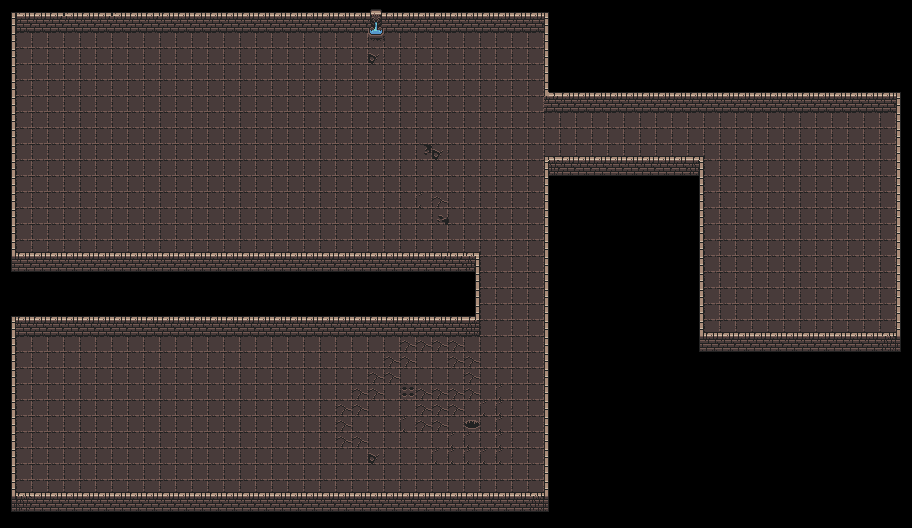

Below is a game level as drawn by its tile map, then a one-line description and the .tmx that defines it (tile-layer data replaced by summaries):
An orthogonal 57x33 tile map with 16x16 px tiles, 2 tile layers (ground, walls) and 9 objects (lizard).

<map version="1.4" tiledversion="1.4.3" orientation="orthogonal" renderorder="right-down" width="57" height="33" tilewidth="16" tileheight="16" infinite="0" nextlayerid="5" nextobjectid="12">
 <editorsettings>
  <export target="../public/tiles/dungeon-01.json" format="json" />
 </editorsettings>
 <tileset firstgid="1" name="dungeon" tilewidth="16" tileheight="16" tilecount="1024" columns="32">
  <image source="../public/tiles/0x72_DungeonTilesetII_v1.3.png" width="512" height="512" />
  <tile id="0">
   <properties>
    <property name="collides" type="bool" value="false" />
   </properties>
  </tile>
  <tile id="1">
   <properties>
    <property name="collides" type="bool" value="false" />
   </properties>
  </tile>
  <tile id="2">
   <properties>
    <property name="collides" type="bool" value="false" />
   </properties>
  </tile>
  <tile id="3">
   <properties>
    <property name="collides" type="bool" value="false" />
   </properties>
  </tile>
  <tile id="4">
   <properties>
    <property name="collides" type="bool" value="false" />
   </properties>
  </tile>
  <tile id="5">
   <properties>
    <property name="collides" type="bool" value="false" />
   </properties>
  </tile>
  <tile id="6">
   <properties>
    <property name="collides" type="bool" value="false" />
   </properties>
  </tile>
  <tile id="7">
   <properties>
    <property name="collides" type="bool" value="false" />
   </properties>
  </tile>
  <tile id="32">
   <properties>
    <property name="collides" type="bool" value="false" />
   </properties>
  </tile>
  <tile id="33">
   <properties>
    <property name="collides" type="bool" value="true" />
   </properties>
  </tile>
  <tile id="34">
   <properties>
    <property name="collides" type="bool" value="true" />
   </properties>
  </tile>
  <tile id="35">
   <properties>
    <property name="collides" type="bool" value="true" />
   </properties>
  </tile>
  <tile id="36">
   <properties>
    <property name="collides" type="bool" value="true" />
   </properties>
  </tile>
  <tile id="37">
   <properties>
    <property name="collides" type="bool" value="true" />
   </properties>
  </tile>
  <tile id="38">
   <properties>
    <property name="collides" type="bool" value="true" />
   </properties>
  </tile>
  <tile id="39">
   <properties>
    <property name="collides" type="bool" value="false" />
   </properties>
  </tile>
  <tile id="64">
   <properties>
    <property name="collides" type="bool" value="false" />
   </properties>
  </tile>
  <tile id="65">
   <properties>
    <property name="collides" type="bool" value="true" />
   </properties>
  </tile>
  <tile id="66">
   <properties>
    <property name="collides" type="bool" value="true" />
   </properties>
  </tile>
  <tile id="67">
   <properties>
    <property name="collides" type="bool" value="true" />
   </properties>
  </tile>
  <tile id="68">
   <properties>
    <property name="collides" type="bool" value="false" />
   </properties>
  </tile>
  <tile id="69">
   <properties>
    <property name="collides" type="bool" value="false" />
   </properties>
  </tile>
  <tile id="70">
   <properties>
    <property name="collides" type="bool" value="false" />
   </properties>
  </tile>
  <tile id="71">
   <properties>
    <property name="collides" type="bool" value="false" />
   </properties>
  </tile>
  <tile id="96">
   <properties>
    <property name="collides" type="bool" value="false" />
   </properties>
  </tile>
  <tile id="97">
   <properties>
    <property name="collides" type="bool" value="true" />
   </properties>
  </tile>
  <tile id="98">
   <properties>
    <property name="collides" type="bool" value="true" />
   </properties>
  </tile>
  <tile id="99">
   <properties>
    <property name="collides" type="bool" value="true" />
   </properties>
  </tile>
  <tile id="100">
   <properties>
    <property name="collides" type="bool" value="true" />
   </properties>
  </tile>
  <tile id="101">
   <properties>
    <property name="collides" type="bool" value="true" />
   </properties>
  </tile>
  <tile id="102">
   <properties>
    <property name="collides" type="bool" value="true" />
   </properties>
  </tile>
  <tile id="103">
   <properties>
    <property name="collides" type="bool" value="false" />
   </properties>
  </tile>
  <tile id="128">
   <properties>
    <property name="collides" type="bool" value="false" />
   </properties>
  </tile>
  <tile id="129">
   <properties>
    <property name="collides" type="bool" value="false" />
   </properties>
  </tile>
  <tile id="130">
   <properties>
    <property name="collides" type="bool" value="false" />
   </properties>
  </tile>
  <tile id="131">
   <properties>
    <property name="collides" type="bool" value="false" />
   </properties>
  </tile>
  <tile id="132">
   <properties>
    <property name="collides" type="bool" value="false" />
   </properties>
  </tile>
  <tile id="133">
   <properties>
    <property name="collides" type="bool" value="false" />
   </properties>
  </tile>
  <tile id="134">
   <properties>
    <property name="collides" type="bool" value="false" />
   </properties>
  </tile>
  <tile id="135">
   <properties>
    <property name="collides" type="bool" value="false" />
   </properties>
  </tile>
  <tile id="160">
   <properties>
    <property name="collides" type="bool" value="false" />
   </properties>
  </tile>
  <tile id="161">
   <properties>
    <property name="collides" type="bool" value="false" />
   </properties>
  </tile>
  <tile id="162">
   <properties>
    <property name="collides" type="bool" value="false" />
   </properties>
  </tile>
  <tile id="163">
   <properties>
    <property name="collides" type="bool" value="false" />
   </properties>
  </tile>
  <tile id="164">
   <properties>
    <property name="collides" type="bool" value="false" />
   </properties>
  </tile>
  <tile id="165">
   <properties>
    <property name="collides" type="bool" value="false" />
   </properties>
  </tile>
  <tile id="166">
   <properties>
    <property name="collides" type="bool" value="false" />
   </properties>
  </tile>
  <tile id="167">
   <properties>
    <property name="collides" type="bool" value="false" />
   </properties>
  </tile>
  <tile id="192">
   <properties>
    <property name="collides" type="bool" value="false" />
   </properties>
  </tile>
  <tile id="193">
   <properties>
    <property name="collides" type="bool" value="false" />
   </properties>
  </tile>
  <tile id="194">
   <properties>
    <property name="collides" type="bool" value="false" />
   </properties>
  </tile>
  <tile id="195">
   <properties>
    <property name="collides" type="bool" value="false" />
   </properties>
  </tile>
  <tile id="196">
   <properties>
    <property name="collides" type="bool" value="false" />
   </properties>
  </tile>
  <tile id="197">
   <properties>
    <property name="collides" type="bool" value="false" />
   </properties>
  </tile>
  <tile id="198">
   <properties>
    <property name="collides" type="bool" value="false" />
   </properties>
  </tile>
  <tile id="199">
   <properties>
    <property name="collides" type="bool" value="false" />
   </properties>
  </tile>
  <tile id="224">
   <properties>
    <property name="collides" type="bool" value="false" />
   </properties>
  </tile>
  <tile id="225">
   <properties>
    <property name="collides" type="bool" value="false" />
   </properties>
  </tile>
  <tile id="226">
   <properties>
    <property name="collides" type="bool" value="false" />
   </properties>
  </tile>
  <tile id="227">
   <properties>
    <property name="collides" type="bool" value="false" />
   </properties>
  </tile>
  <tile id="228">
   <properties>
    <property name="collides" type="bool" value="true" />
   </properties>
  </tile>
  <tile id="229">
   <properties>
    <property name="collides" type="bool" value="false" />
   </properties>
  </tile>
  <tile id="230">
   <properties>
    <property name="collides" type="bool" value="false" />
   </properties>
  </tile>
  <tile id="231">
   <properties>
    <property name="collides" type="bool" value="false" />
   </properties>
  </tile>
  <tile id="256">
   <properties>
    <property name="collides" type="bool" value="true" />
   </properties>
  </tile>
  <tile id="257">
   <properties>
    <property name="collides" type="bool" value="true" />
   </properties>
  </tile>
  <tile id="258">
   <properties>
    <property name="collides" type="bool" value="true" />
   </properties>
  </tile>
  <tile id="259">
   <properties>
    <property name="collides" type="bool" value="true" />
   </properties>
  </tile>
  <tile id="260">
   <properties>
    <property name="collides" type="bool" value="true" />
   </properties>
  </tile>
  <tile id="261">
   <properties>
    <property name="collides" type="bool" value="true" />
   </properties>
  </tile>
  <tile id="262">
   <properties>
    <property name="collides" type="bool" value="false" />
   </properties>
  </tile>
  <tile id="263">
   <properties>
    <property name="collides" type="bool" value="false" />
   </properties>
  </tile>
  <tile id="288">
   <properties>
    <property name="collides" type="bool" value="true" />
   </properties>
  </tile>
  <tile id="289">
   <properties>
    <property name="collides" type="bool" value="true" />
   </properties>
  </tile>
  <tile id="290">
   <properties>
    <property name="collides" type="bool" value="true" />
   </properties>
  </tile>
  <tile id="291">
   <properties>
    <property name="collides" type="bool" value="true" />
   </properties>
  </tile>
  <tile id="292">
   <properties>
    <property name="collides" type="bool" value="true" />
   </properties>
  </tile>
  <tile id="293">
   <properties>
    <property name="collides" type="bool" value="true" />
   </properties>
  </tile>
  <tile id="294">
   <properties>
    <property name="collides" type="bool" value="false" />
   </properties>
  </tile>
  <tile id="295">
   <properties>
    <property name="collides" type="bool" value="false" />
   </properties>
  </tile>
  <tile id="320">
   <properties>
    <property name="collides" type="bool" value="false" />
   </properties>
  </tile>
  <tile id="321">
   <properties>
    <property name="collides" type="bool" value="true" />
   </properties>
  </tile>
  <tile id="322">
   <properties>
    <property name="collides" type="bool" value="true" />
   </properties>
  </tile>
  <tile id="323">
   <properties>
    <property name="collides" type="bool" value="true" />
   </properties>
  </tile>
  <tile id="324">
   <properties>
    <property name="collides" type="bool" value="true" />
   </properties>
  </tile>
  <tile id="325">
   <properties>
    <property name="collides" type="bool" value="true" />
   </properties>
  </tile>
  <tile id="326">
   <properties>
    <property name="collides" type="bool" value="false" />
   </properties>
  </tile>
  <tile id="327">
   <properties>
    <property name="collides" type="bool" value="false" />
   </properties>
  </tile>
  <tile id="352">
   <properties>
    <property name="collides" type="bool" value="false" />
   </properties>
  </tile>
  <tile id="353">
   <properties>
    <property name="collides" type="bool" value="false" />
   </properties>
  </tile>
  <tile id="354">
   <properties>
    <property name="collides" type="bool" value="false" />
   </properties>
  </tile>
  <tile id="355">
   <properties>
    <property name="collides" type="bool" value="false" />
   </properties>
  </tile>
  <tile id="356">
   <properties>
    <property name="collides" type="bool" value="false" />
   </properties>
  </tile>
  <tile id="357">
   <properties>
    <property name="collides" type="bool" value="false" />
   </properties>
  </tile>
  <tile id="358">
   <properties>
    <property name="collides" type="bool" value="false" />
   </properties>
  </tile>
  <tile id="359">
   <properties>
    <property name="collides" type="bool" value="false" />
   </properties>
  </tile>
  <tile id="384">
   <properties>
    <property name="collides" type="bool" value="false" />
   </properties>
  </tile>
  <tile id="385">
   <properties>
    <property name="collides" type="bool" value="false" />
   </properties>
  </tile>
  <tile id="386">
   <properties>
    <property name="collides" type="bool" value="false" />
   </properties>
  </tile>
  <tile id="387">
   <properties>
    <property name="collides" type="bool" value="false" />
   </properties>
  </tile>
  <tile id="388">
   <properties>
    <property name="collides" type="bool" value="false" />
   </properties>
  </tile>
  <tile id="389">
   <properties>
    <property name="collides" type="bool" value="false" />
   </properties>
  </tile>
  <tile id="390">
   <properties>
    <property name="collides" type="bool" value="false" />
   </properties>
  </tile>
  <tile id="391">
   <properties>
    <property name="collides" type="bool" value="false" />
   </properties>
  </tile>
  <tile id="416">
   <properties>
    <property name="collides" type="bool" value="false" />
   </properties>
  </tile>
  <tile id="417">
   <properties>
    <property name="collides" type="bool" value="false" />
   </properties>
  </tile>
  <tile id="418">
   <properties>
    <property name="collides" type="bool" value="false" />
   </properties>
  </tile>
  <tile id="419">
   <properties>
    <property name="collides" type="bool" value="false" />
   </properties>
  </tile>
  <tile id="420">
   <properties>
    <property name="collides" type="bool" value="false" />
   </properties>
  </tile>
  <tile id="421">
   <properties>
    <property name="collides" type="bool" value="false" />
   </properties>
  </tile>
  <tile id="422">
   <properties>
    <property name="collides" type="bool" value="false" />
   </properties>
  </tile>
  <tile id="423">
   <properties>
    <property name="collides" type="bool" value="false" />
   </properties>
  </tile>
  <tile id="448">
   <properties>
    <property name="collides" type="bool" value="false" />
   </properties>
  </tile>
  <tile id="449">
   <properties>
    <property name="collides" type="bool" value="false" />
   </properties>
  </tile>
  <tile id="450">
   <properties>
    <property name="collides" type="bool" value="false" />
   </properties>
  </tile>
  <tile id="451">
   <properties>
    <property name="collides" type="bool" value="false" />
   </properties>
  </tile>
  <tile id="452">
   <properties>
    <property name="collides" type="bool" value="false" />
   </properties>
  </tile>
  <tile id="453">
   <properties>
    <property name="collides" type="bool" value="false" />
   </properties>
  </tile>
  <tile id="454">
   <properties>
    <property name="collides" type="bool" value="false" />
   </properties>
  </tile>
  <tile id="455">
   <properties>
    <property name="collides" type="bool" value="false" />
   </properties>
  </tile>
  <tile id="480">
   <properties>
    <property name="collides" type="bool" value="false" />
   </properties>
  </tile>
  <tile id="481">
   <properties>
    <property name="collides" type="bool" value="false" />
   </properties>
  </tile>
  <tile id="482">
   <properties>
    <property name="collides" type="bool" value="false" />
   </properties>
  </tile>
  <tile id="483">
   <properties>
    <property name="collides" type="bool" value="false" />
   </properties>
  </tile>
  <tile id="484">
   <properties>
    <property name="collides" type="bool" value="false" />
   </properties>
  </tile>
  <tile id="485">
   <properties>
    <property name="collides" type="bool" value="false" />
   </properties>
  </tile>
  <tile id="486">
   <properties>
    <property name="collides" type="bool" value="false" />
   </properties>
  </tile>
  <tile id="487">
   <properties>
    <property name="collides" type="bool" value="false" />
   </properties>
  </tile>
  <tile id="512">
   <properties>
    <property name="collides" type="bool" value="false" />
   </properties>
  </tile>
  <tile id="513">
   <properties>
    <property name="collides" type="bool" value="false" />
   </properties>
  </tile>
  <tile id="514">
   <properties>
    <property name="collides" type="bool" value="false" />
   </properties>
  </tile>
  <tile id="515">
   <properties>
    <property name="collides" type="bool" value="false" />
   </properties>
  </tile>
  <tile id="516">
   <properties>
    <property name="collides" type="bool" value="false" />
   </properties>
  </tile>
  <tile id="517">
   <properties>
    <property name="collides" type="bool" value="false" />
   </properties>
  </tile>
  <tile id="518">
   <properties>
    <property name="collides" type="bool" value="false" />
   </properties>
  </tile>
  <tile id="519">
   <properties>
    <property name="collides" type="bool" value="false" />
   </properties>
  </tile>
 </tileset>
 <layer id="2" name="ground" width="57" height="33">
  <data>[1881 cells, 1010 non-empty, 9 distinct tile ids]</data>
 </layer>
 <layer id="1" name="walls" width="57" height="33">
  <data>[1881 cells, 422 non-empty, 22 distinct tile ids]</data>
 </layer>
 <objectgroup id="3" name="Chests">
  <object id="1" gid="596" x="79" y="109" width="16" height="16" />
  <object id="2" gid="596" x="778" y="229" width="16" height="16" />
  <object id="3" gid="596" x="192" y="416" width="16" height="16" />
 </objectgroup>
 <objectgroup id="4" name="Lizards">
  <object id="5" gid="489" x="329" y="387" width="16" height="16" />
  <object id="6" gid="489" x="757" y="297" width="16" height="16" />
  <object id="7" gid="489" x="80" y="460" width="16" height="16" />
  <object id="8" gid="489" x="91" y="219" width="16" height="16" />
  <object id="9" gid="489" x="846" y="152" width="16" height="16" />
  <object id="10" name="lizard1" type="lizard" gid="489" x="313" y="125" width="16" height="16" />
 </objectgroup>
</map>
